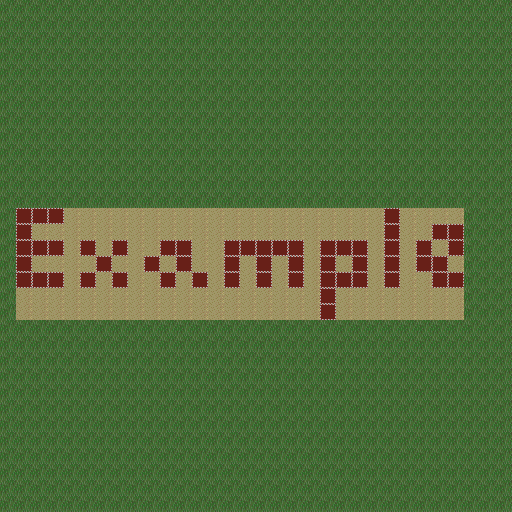

A 2D game scene composited from a Tiled map and its tileset images. What follows is a short description and the map's XML, with every tile layer's data as written:
An orthogonal 32x32 tile map with 16x16 px tiles, 2 tile layers (Main, Map Change 1).

<map version="1.2" tiledversion="1.2.1" orientation="orthogonal" renderorder="right-down" width="32" height="32" tilewidth="16" tileheight="16" infinite="0" nextlayerid="3" nextobjectid="1">
 <tileset firstgid="1" name="Tileset00" tilewidth="16" tileheight="16" tilecount="1024" columns="32">
  <image source="Tileset00.png" width="512" height="512" />
 </tileset>
 <layer id="1" name="Main" width="32" height="32">
  <data encoding="csv">
65,65,65,65,65,65,65,65,65,65,65,65,65,65,65,65,65,65,65,65,65,65,65,65,65,65,65,65,65,65,65,65,
65,65,65,65,65,65,65,65,65,65,65,65,65,65,65,65,65,65,65,65,65,65,65,65,65,65,65,65,65,65,65,65,
65,65,65,65,65,65,65,65,65,65,65,65,65,65,65,65,65,65,65,65,65,65,65,65,65,65,65,65,65,65,65,65,
65,65,65,65,65,65,65,65,65,65,65,65,65,65,65,65,65,65,65,65,65,65,65,65,65,65,65,65,65,65,65,65,
65,65,65,65,65,65,65,65,65,65,65,65,65,65,65,65,65,65,65,65,65,65,65,65,65,65,65,65,65,65,65,65,
65,65,65,65,65,65,65,65,65,65,65,65,65,65,65,65,65,65,65,65,65,65,65,65,65,65,65,65,65,65,65,65,
65,65,65,65,65,65,65,65,65,65,65,65,65,65,65,65,65,65,65,65,65,65,65,65,65,65,65,65,65,65,65,65,
65,65,65,65,65,65,65,65,65,65,65,65,65,65,65,65,65,65,65,65,65,65,65,65,65,65,65,65,65,65,65,65,
65,65,65,65,65,65,65,65,65,65,65,65,65,65,65,65,65,65,65,65,65,65,65,65,65,65,65,65,65,65,65,65,
65,65,65,65,65,65,65,65,65,65,65,65,65,65,65,65,65,65,65,65,65,65,65,65,65,65,65,65,65,65,65,65,
65,65,65,65,65,65,65,65,65,65,65,65,65,65,65,65,65,65,65,65,65,65,65,65,65,65,65,65,65,65,65,65,
65,65,65,65,65,65,65,65,65,65,65,65,65,65,65,65,65,65,65,65,65,65,65,65,65,65,65,65,65,65,65,65,
65,65,65,65,65,65,65,65,65,65,65,65,65,65,65,65,65,65,65,65,65,65,65,65,65,65,65,65,65,65,65,65,
65,65,65,65,65,65,65,65,65,65,65,65,65,65,65,65,65,65,65,65,65,65,65,65,65,65,65,65,65,65,65,65,
65,65,65,65,65,65,65,65,65,65,65,65,65,65,65,65,65,65,65,65,65,65,65,65,65,65,65,65,65,65,65,65,
65,65,65,65,65,65,65,65,65,65,65,65,65,65,65,65,65,65,65,65,65,65,65,65,65,65,65,65,65,65,65,65,
65,65,65,65,65,65,65,65,65,65,65,65,65,65,65,65,65,65,65,65,65,65,65,65,65,65,65,65,65,65,65,65,
65,65,65,65,65,65,65,65,65,65,65,65,65,65,65,65,65,65,65,65,65,65,65,65,65,65,65,65,65,65,65,65,
65,65,65,65,65,65,65,65,65,65,65,65,65,65,65,65,65,65,65,65,65,65,65,65,65,65,65,65,65,65,65,65,
65,65,65,65,65,65,65,65,65,65,65,65,65,65,65,65,65,65,65,65,65,65,65,65,65,65,65,65,65,65,65,65,
65,65,65,65,65,65,65,65,65,65,65,65,65,65,65,65,65,65,65,65,65,65,65,65,65,65,65,65,65,65,65,65,
65,65,65,65,65,65,65,65,65,65,65,65,65,65,65,65,65,65,65,65,65,65,65,65,65,65,65,65,65,65,65,65,
65,65,65,65,65,65,65,65,65,65,65,65,65,65,65,65,65,65,65,65,65,65,65,65,65,65,65,65,65,65,65,65,
65,65,65,65,65,65,65,65,65,65,65,65,65,65,65,65,65,65,65,65,65,65,65,65,65,65,65,65,65,65,65,65,
65,65,65,65,65,65,65,65,65,65,65,65,65,65,65,65,65,65,65,65,65,65,65,65,65,65,65,65,65,65,65,65,
65,65,65,65,65,65,65,65,65,65,65,65,65,65,65,65,65,65,65,65,65,65,65,65,65,65,65,65,65,65,65,65,
65,65,65,65,65,65,65,65,65,65,65,65,65,65,65,65,65,65,65,65,65,65,65,65,65,65,65,65,65,65,65,65,
65,65,65,65,65,65,65,65,65,65,65,65,65,65,65,65,65,65,65,65,65,65,65,65,65,65,65,65,65,65,65,65,
65,65,65,65,65,65,65,65,65,65,65,65,65,65,65,65,65,65,65,65,65,65,65,65,65,65,65,65,65,65,65,65,
65,65,65,65,65,65,65,65,65,65,65,65,65,65,65,65,65,65,65,65,65,65,65,65,65,65,65,65,65,65,65,65,
65,65,65,65,65,65,65,65,65,65,65,65,65,65,65,65,65,65,65,65,65,65,65,65,65,65,65,65,65,65,65,65,
65,65,65,65,65,65,65,65,65,65,65,65,65,65,65,65,65,65,65,65,65,65,65,65,65,65,65,65,65,65,65,65
</data>
 </layer>
 <layer id="2" name="Map Change 1" width="32" height="32">
  <data encoding="csv">
0,0,0,0,0,0,0,0,0,0,0,0,0,0,0,0,0,0,0,0,0,0,0,0,0,0,0,0,0,0,0,0,
0,0,0,0,0,0,0,0,0,0,0,0,0,0,0,0,0,0,0,0,0,0,0,0,0,0,0,0,0,0,0,0,
0,0,0,0,0,0,0,0,0,0,0,0,0,0,0,0,0,0,0,0,0,0,0,0,0,0,0,0,0,0,0,0,
0,0,0,0,0,0,0,0,0,0,0,0,0,0,0,0,0,0,0,0,0,0,0,0,0,0,0,0,0,0,0,0,
0,0,0,0,0,0,0,0,0,0,0,0,0,0,0,0,0,0,0,0,0,0,0,0,0,0,0,0,0,0,0,0,
0,0,0,0,0,0,0,0,0,0,0,0,0,0,0,0,0,0,0,0,0,0,0,0,0,0,0,0,0,0,0,0,
0,0,0,0,0,0,0,0,0,0,0,0,0,0,0,0,0,0,0,0,0,0,0,0,0,0,0,0,0,0,0,0,
0,0,0,0,0,0,0,0,0,0,0,0,0,0,0,0,0,0,0,0,0,0,0,0,0,0,0,0,0,0,0,0,
0,0,0,0,0,0,0,0,0,0,0,0,0,0,0,0,0,0,0,0,0,0,0,0,0,0,0,0,0,0,0,0,
0,0,0,0,0,0,0,0,0,0,0,0,0,0,0,0,0,0,0,0,0,0,0,0,0,0,0,0,0,0,0,0,
0,0,0,0,0,0,0,0,0,0,0,0,0,0,0,0,0,0,0,0,0,0,0,0,0,0,0,0,0,0,0,0,
0,0,0,0,0,0,0,0,0,0,0,0,0,0,0,0,0,0,0,0,0,0,0,0,0,0,0,0,0,0,0,0,
0,0,0,0,0,0,0,0,0,0,0,0,0,0,0,0,0,0,0,0,0,0,0,0,0,0,0,0,0,0,0,0,
0,1,1,1,337,337,337,337,337,337,337,337,337,337,337,337,337,337,337,337,337,337,337,337,1,337,337,337,337,0,0,0,
0,1,337,337,337,337,337,337,337,337,337,337,337,337,337,337,337,337,337,337,337,337,337,337,1,337,337,1,1,0,0,0,
0,1,1,1,337,1,337,1,337,337,1,1,337,337,1,1,1,1,1,337,1,1,1,337,1,337,1,337,1,0,0,0,
0,1,337,337,337,337,1,337,337,1,337,1,337,337,1,337,1,337,1,337,1,337,1,337,1,337,1,1,337,0,0,0,
0,1,1,1,337,1,337,1,337,337,1,337,1,337,1,337,1,337,1,337,1,1,1,337,1,337,337,1,1,0,0,0,
0,337,337,337,337,337,337,337,337,337,337,337,337,337,337,337,337,337,337,337,1,337,337,337,337,337,337,337,337,0,0,0,
0,337,337,337,337,337,337,337,337,337,337,337,337,337,337,337,337,337,337,337,1,337,337,337,337,337,337,337,337,0,0,0,
0,0,0,0,0,0,0,0,0,0,0,0,0,0,0,0,0,0,0,0,0,0,0,0,0,0,0,0,0,0,0,0,
0,0,0,0,0,0,0,0,0,0,0,0,0,0,0,0,0,0,0,0,0,0,0,0,0,0,0,0,0,0,0,0,
0,0,0,0,0,0,0,0,0,0,0,0,0,0,0,0,0,0,0,0,0,0,0,0,0,0,0,0,0,0,0,0,
0,0,0,0,0,0,0,0,0,0,0,0,0,0,0,0,0,0,0,0,0,0,0,0,0,0,0,0,0,0,0,0,
0,0,0,0,0,0,0,0,0,0,0,0,0,0,0,0,0,0,0,0,0,0,0,0,0,0,0,0,0,0,0,0,
0,0,0,0,0,0,0,0,0,0,0,0,0,0,0,0,0,0,0,0,0,0,0,0,0,0,0,0,0,0,0,0,
0,0,0,0,0,0,0,0,0,0,0,0,0,0,0,0,0,0,0,0,0,0,0,0,0,0,0,0,0,0,0,0,
0,0,0,0,0,0,0,0,0,0,0,0,0,0,0,0,0,0,0,0,0,0,0,0,0,0,0,0,0,0,0,0,
0,0,0,0,0,0,0,0,0,0,0,0,0,0,0,0,0,0,0,0,0,0,0,0,0,0,0,0,0,0,0,0,
0,0,0,0,0,0,0,0,0,0,0,0,0,0,0,0,0,0,0,0,0,0,0,0,0,0,0,0,0,0,0,0,
0,0,0,0,0,0,0,0,0,0,0,0,0,0,0,0,0,0,0,0,0,0,0,0,0,0,0,0,0,0,0,0,
0,0,0,0,0,0,0,0,0,0,0,0,0,0,0,0,0,0,0,0,0,0,0,0,0,0,0,0,0,0,0,0
</data>
 </layer>
</map>